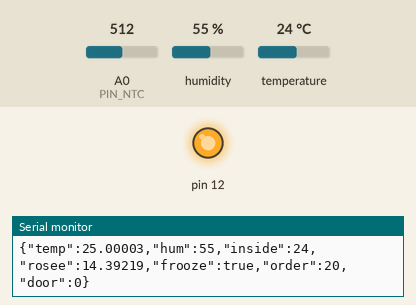
Recording of a sketch running on a simulated Arduino Uno, built with avr-gcc and run on an emulated ATmega328P. On the bench: output pins drawn as LEDs (lit = HIGH), the last lines printed to the serial monitor. The test bench sets the inputs (shaded band); at power-on: A0 (PIN_NTC) = 512, humidity 55 %, temperature 24 °C. Random numbers use the default seed unless the sketch sets one.

Above: at 9.5 s.
9.6 s: A0 (PIN_NTC) set to 561
12.4 s: A0 (PIN_NTC) set to 588
At 15.7 s:
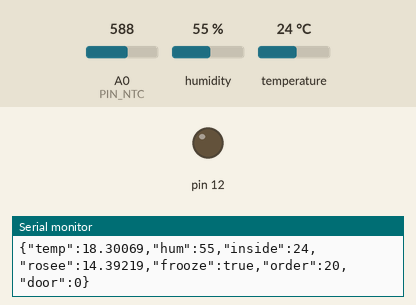
16.8 s: A0 (PIN_NTC) set to 511
At 20.5 s:
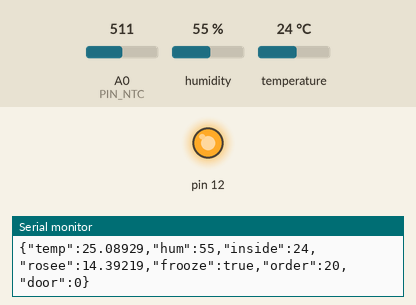
Timing chart, 0 to 21.8 s (numbered marks = the images above; inputs shaded):
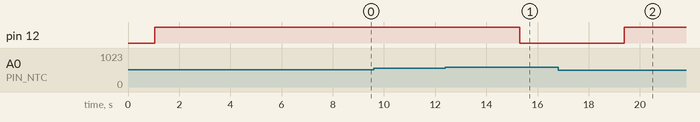

The sketch:

pmf.ino
```cpp
#include <math.h>
#include "ArduinoJson.h"
#include "Adafruit_Sensor.h"
#include "DHT.h"


#define DHTPIN 2
#define DHTTYPE DHT22
#define PIN_NTC 0

double Rref = 10000.0; //Résistance de référence à 25°C
double V_IN = 5.0; //Alimentation électrique

//Information de la thermistance
double A_1 = 3.354016E-3;
double B_1 = 2.569850E-4;
double C_1 = 2.620131E-6;
double D_1 = 6.383091E-8;

//Consigne
double order = 20;
//Power
boolean power = true;
boolean frooze = false;

double SteinhartHart(double R)
{
  //Division de l'équation en 4 parties. La premiere est
  //uniquement A1
  double equationB1 = B_1 * log(R/Rref);
  double equationC1 = C_1 * pow(log(R/Rref), 2);
  double equationD1 = D_1 * pow(log(R/Rref), 3);
  double equation = A_1 + equationB1 + equationC1 + equationD1;
  return pow(equation, -1);

}

DHT dht(DHTPIN, DHTTYPE);

void setup() {
  pinMode(12,OUTPUT);
  Serial.begin(9600);
  dht.begin();

}

void loop() {
  StaticJsonBuffer<200> jsonBuffer;
  JsonObject& root = jsonBuffer.createObject();
  //Calcul de la tension sur la borne analogique
  double valeurAnalog = analogRead(PIN_NTC);
  double V =  valeurAnalog / 1024 * V_IN;

  //Calcul de la résistance de la thermistance
  double Rth = (Rref * V ) / (V_IN - V);
  //Calcul de la température en kelvin( Steinhart and Hart)
  double kelvin = SteinhartHart(Rth);
  double celsius = kelvin - 273.15; //Conversion en celsius
  // Reading temperature or humidity takes about 250 milliseconds!
  // Sensor readings may also be up to 2 seconds 'old' (its a very slow sensor)
  float h = dht.readHumidity();
  // Read temperature as Celsius (the default)
  float t = dht.readTemperature();
  // Read temperature as Fahrenheit (isFahrenheit = true)
  float f = dht.readTemperature(true);

  // Check if any reads failed and exit early (to try again).
  if (isnan(h) || isnan(t) || isnan(f)) {
    Serial.println("Failed to read from DHT sensor!");
    return;
  }

  // Compute heat index in Fahrenheit (the default)
  float hif = dht.computeHeatIndex(f, h);
  // Compute heat index in Celsius (isFahreheit = false)
  float hic = dht.computeHeatIndex(t, h, false);

  float temperature = t;
  float humidite = h/100;

  float alpha = ((17.27 * temperature)/(237.7 + temperature)) + log(humidite);
  float rosee = (237.7 * alpha) / (17.27 - alpha);
  root["temp"] = celsius;
  root["hum"] = h;
  root["inside"] = t;
  root["rosee"] = rosee;
  root["frooze"] = frooze;
  root["order"] = order;

  root["door"] = random(0,1);
  root.printTo(Serial);
  Serial.println("");

  // send instruction to arduino
  String reader = Serial.readString();
  StaticJsonBuffer<200> jsonBufferReader;
  JsonObject& object = jsonBufferReader.parseObject(reader);
  if (object["type"] == "order") {
    order = object["value"];
  } else if (object["type"] == "power") {
    power = (object["value"] == "true")? true:false;
  }
  // control
  float difference = celsius - order;
  if (power == true) {
    if(difference > 0.05) {
      frooze = true;
      digitalWrite(12, frooze);
    } else if (difference < -0.05) {
      frooze = false;
      digitalWrite(12, frooze);
    }
  } else {
    frooze = false;
    digitalWrite(12, frooze);
  }
  delay(1000);

}
```

Measured:
- the behaviour switches between 569 and 570 on A0 (PIN_NTC) (found by bisection; images 0 and 1)
- after the input at 12.4 s, pin 12: HIGH → LOW after 2.9 s
- after the input at 16.8 s, pin 12: LOW → HIGH after 2.6 s
